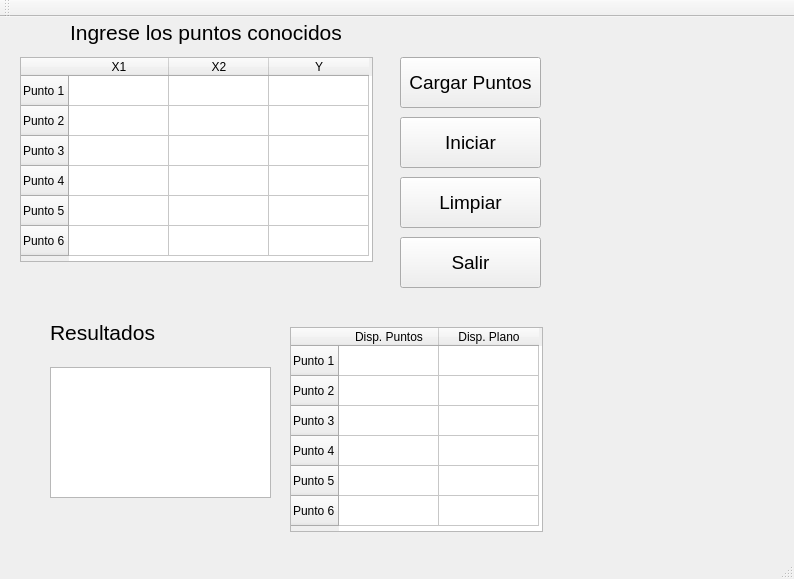
<?xml version="1.0" encoding="UTF-8"?>
<ui version="4.0">
 <class>Reglinmulti</class>
 <widget class="QMainWindow" name="Reglinmulti">
  <property name="geometry">
   <rect>
    <x>0</x>
    <y>0</y>
    <width>794</width>
    <height>579</height>
   </rect>
  </property>
  <property name="windowTitle">
   <string>Reglinmulti</string>
  </property>
  <widget class="QWidget" name="centralWidget">
   <widget class="QPushButton" name="Inicia">
    <property name="geometry">
     <rect>
      <x>400</x>
      <y>100</y>
      <width>141</width>
      <height>51</height>
     </rect>
    </property>
    <property name="font">
     <font>
      <pointsize>14</pointsize>
     </font>
    </property>
    <property name="text">
     <string>Iniciar</string>
    </property>
   </widget>
   <widget class="QLabel" name="label_2">
    <property name="geometry">
     <rect>
      <x>50</x>
      <y>300</y>
      <width>121</width>
      <height>31</height>
     </rect>
    </property>
    <property name="font">
     <font>
      <pointsize>16</pointsize>
     </font>
    </property>
    <property name="text">
     <string>Resultados</string>
    </property>
   </widget>
   <widget class="QTextBrowser" name="Textor">
    <property name="geometry">
     <rect>
      <x>50</x>
      <y>350</y>
      <width>221</width>
      <height>131</height>
     </rect>
    </property>
   </widget>
   <widget class="QPushButton" name="Carga">
    <property name="geometry">
     <rect>
      <x>400</x>
      <y>40</y>
      <width>141</width>
      <height>51</height>
     </rect>
    </property>
    <property name="font">
     <font>
      <pointsize>14</pointsize>
     </font>
    </property>
    <property name="text">
     <string>Cargar Puntos</string>
    </property>
   </widget>
   <widget class="QTableWidget" name="Tablaout">
    <property name="geometry">
     <rect>
      <x>290</x>
      <y>310</y>
      <width>253</width>
      <height>205</height>
     </rect>
    </property>
    <row>
     <property name="text">
      <string>Punto 1</string>
     </property>
    </row>
    <row>
     <property name="text">
      <string>Punto 2</string>
     </property>
    </row>
    <row>
     <property name="text">
      <string>Punto 3</string>
     </property>
    </row>
    <row>
     <property name="text">
      <string>Punto 4</string>
     </property>
    </row>
    <row>
     <property name="text">
      <string>Punto 5</string>
     </property>
    </row>
    <row>
     <property name="text">
      <string>Punto 6</string>
     </property>
    </row>
    <column>
     <property name="text">
      <string>Disp. Puntos</string>
     </property>
    </column>
    <column>
     <property name="text">
      <string>Disp. Plano</string>
     </property>
    </column>
   </widget>
   <widget class="QPushButton" name="Sale">
    <property name="geometry">
     <rect>
      <x>400</x>
      <y>220</y>
      <width>141</width>
      <height>51</height>
     </rect>
    </property>
    <property name="font">
     <font>
      <pointsize>14</pointsize>
     </font>
    </property>
    <property name="text">
     <string>Salir</string>
    </property>
   </widget>
   <widget class="QLabel" name="label">
    <property name="geometry">
     <rect>
      <x>70</x>
      <y>0</y>
      <width>281</width>
      <height>31</height>
     </rect>
    </property>
    <property name="font">
     <font>
      <pointsize>16</pointsize>
     </font>
    </property>
    <property name="text">
     <string>Ingrese los puntos conocidos</string>
    </property>
   </widget>
   <widget class="QTableWidget" name="Tablain">
    <property name="geometry">
     <rect>
      <x>20</x>
      <y>40</y>
      <width>353</width>
      <height>205</height>
     </rect>
    </property>
    <row>
     <property name="text">
      <string>Punto 1</string>
     </property>
    </row>
    <row>
     <property name="text">
      <string>Punto 2</string>
     </property>
    </row>
    <row>
     <property name="text">
      <string>Punto 3</string>
     </property>
    </row>
    <row>
     <property name="text">
      <string>Punto 4</string>
     </property>
    </row>
    <row>
     <property name="text">
      <string>Punto 5</string>
     </property>
    </row>
    <row>
     <property name="text">
      <string>Punto 6</string>
     </property>
    </row>
    <column>
     <property name="text">
      <string>X1</string>
     </property>
    </column>
    <column>
     <property name="text">
      <string>X2</string>
     </property>
    </column>
    <column>
     <property name="text">
      <string>Y</string>
     </property>
    </column>
   </widget>
   <widget class="QPushButton" name="Limpia">
    <property name="geometry">
     <rect>
      <x>400</x>
      <y>160</y>
      <width>141</width>
      <height>51</height>
     </rect>
    </property>
    <property name="font">
     <font>
      <pointsize>14</pointsize>
     </font>
    </property>
    <property name="text">
     <string>Limpiar</string>
    </property>
   </widget>
  </widget>
  <widget class="QMenuBar" name="menuBar">
   <property name="geometry">
    <rect>
     <x>0</x>
     <y>0</y>
     <width>794</width>
     <height>21</height>
    </rect>
   </property>
  </widget>
  <widget class="QToolBar" name="mainToolBar">
   <attribute name="toolBarArea">
    <enum>TopToolBarArea</enum>
   </attribute>
   <attribute name="toolBarBreak">
    <bool>false</bool>
   </attribute>
  </widget>
  <widget class="QStatusBar" name="statusBar"/>
 </widget>
 <layoutdefault spacing="6" margin="11"/>
 <resources/>
 <connections/>
</ui>
